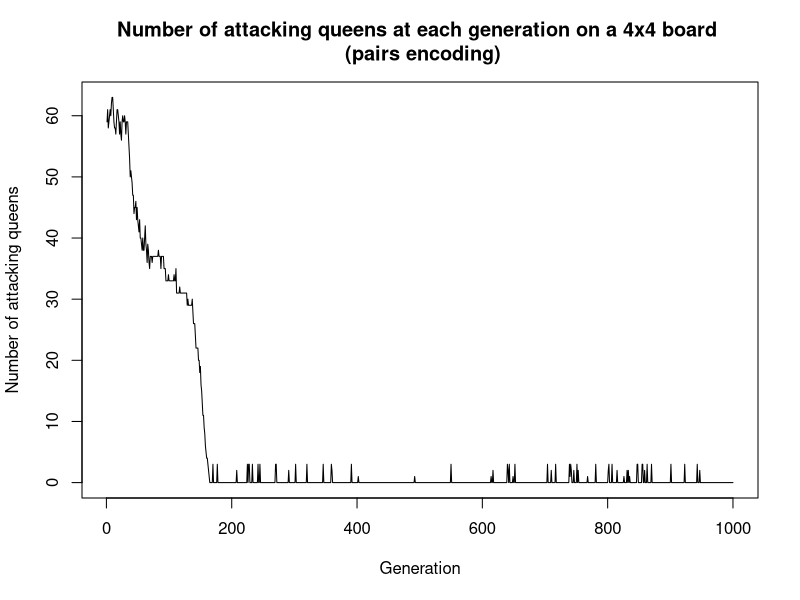
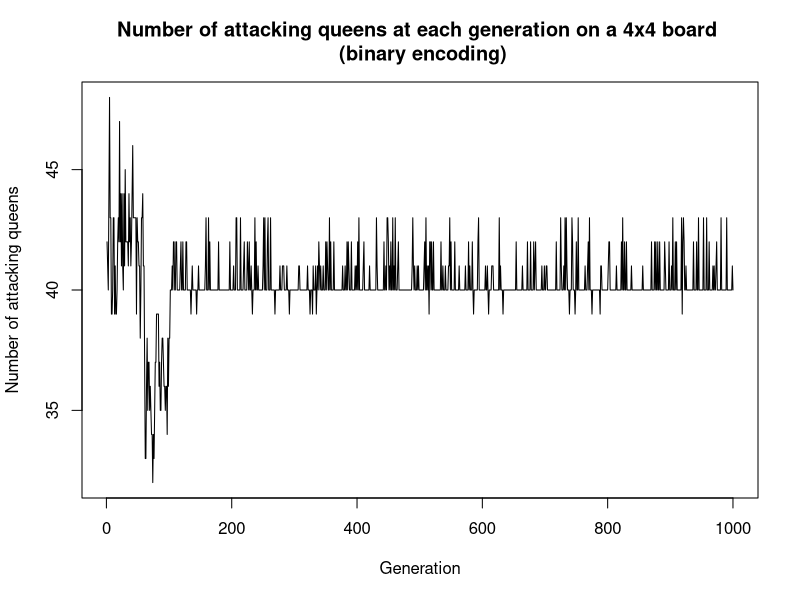
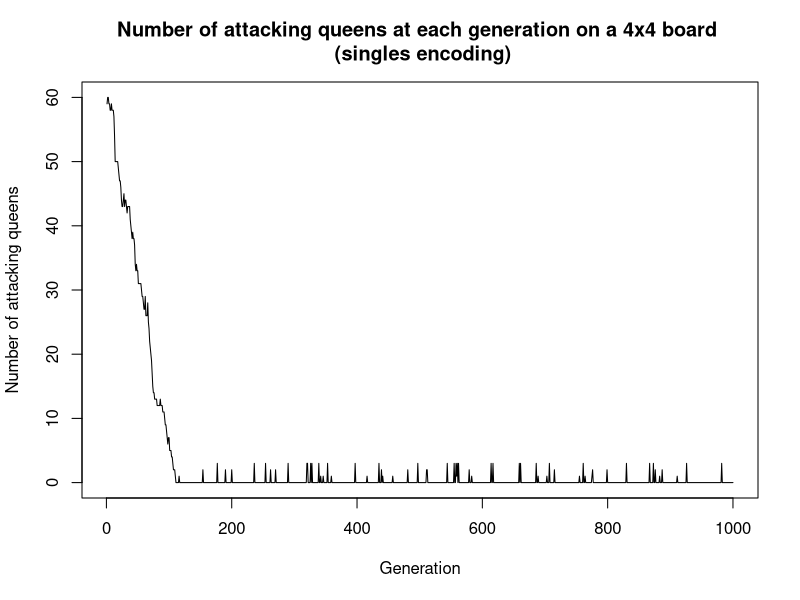
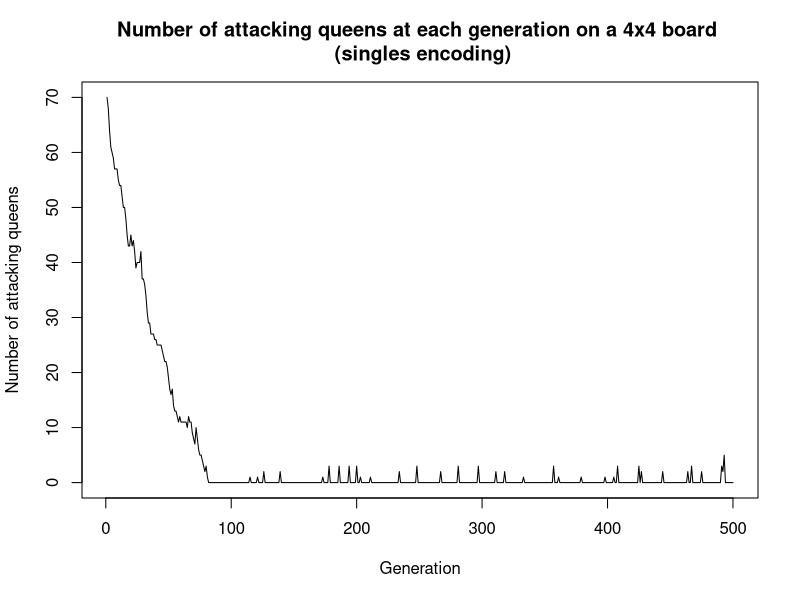
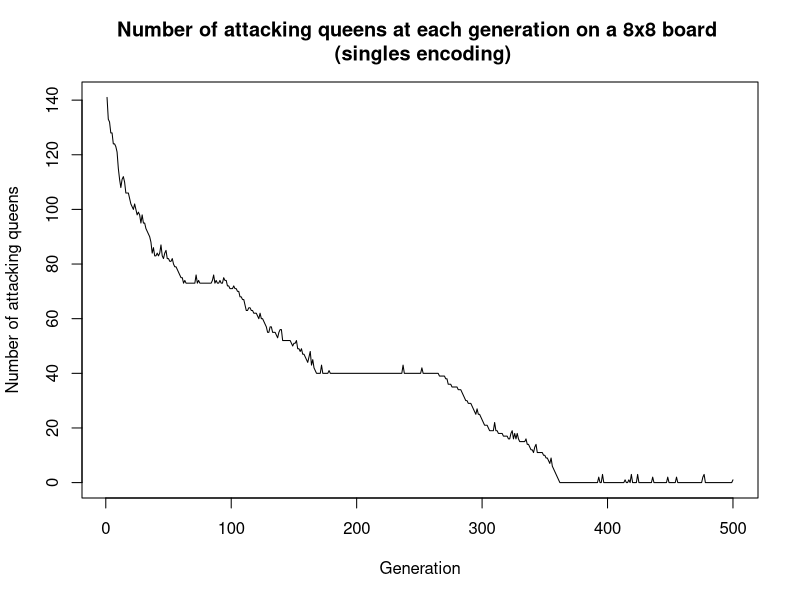
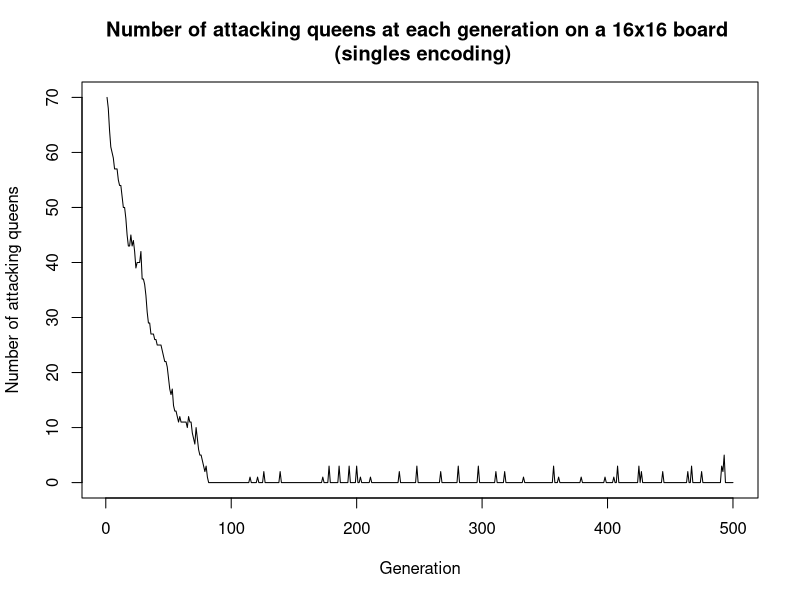
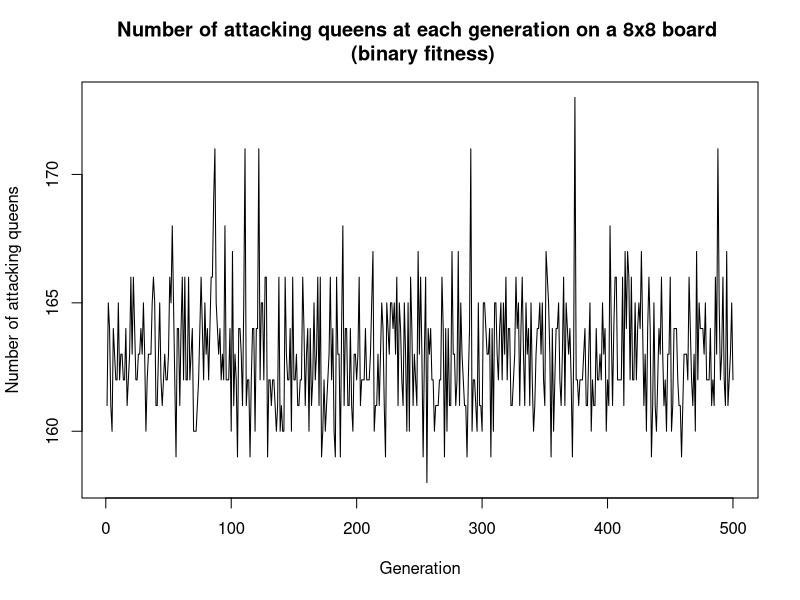
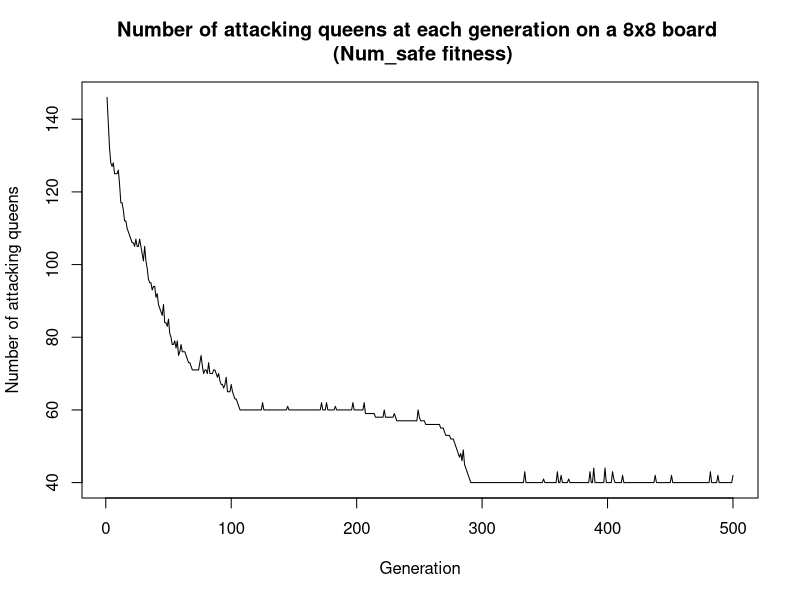

The R script that drew these images, in order: (Note: this script raises an error after producing the figures.)
## ---- chunk 1
knitr::opts_chunk$set(echo = FALSE, cache = TRUE)
## ---- chunk 2
BinToDec <- function(x){
  #https://stackoverflow.com/questions/12892348/convert-binary-string-to-binary-or-decimal-value
  sum(2^(which(rev(unlist(strsplit(as.character(x), "")) == 1))-1))
}

vizualize_board <- function(layout, n){
  #Given a layout, vizualizes the board
  if(typeof(layout) == "list" & is.null(ncol(layout))){
    #print("Binary")
    #Binary
    board <- matrix(nrow = n, ncol = n)
    #fill the board with 0s
    for (i in 1:nrow(board)){
      for (j in 1:ncol(board)){
        board[i,j] <- 0
      }
    }
    for (i in 1:n){
      board[i,BinToDec(layout[[i]])] <- 1
    }
    board <- t(board)
    #print(board)
  }else if(typeof(layout) == "integer" & is.null(ncol(layout))){
    #print("Singles")
    #Singles
    #fill the board with 0s
    board <- matrix(nrow = n, ncol = n)
    for (i in 1:n){
      for (j in 1:n){
        board[i,j] <- 0
      }
    }
    for (i in 1:n){
      board[i,layout[i]] <- 1
    }
    board <- t(board)
    #print(board)
  }else{
    #Pairs
    #print("Pairs")
    board <- matrix(nrow = n, ncol = n)
    #fill the board with 0s
    for (i in 1:nrow(board)){
      for (j in 1:ncol(board)){
        board[i,j] <- 0
      }
    }
    for (i in 1:nrow(layout)){
      board[layout[i,1], layout[i,2]] <- 1
    }
  }
  #Print the board in the console:
  for (i in 1:(nrow(board)*2)){
    cat("_")
  }
  cat("\n")
  for (i in 1:nrow(board)){
    cat("|")
    for (j in 1:ncol(board)){
      if(board[i,j] == 0){
        cat(" |")
      }else{
        cat("Q|")
      }
    }
    cat("\n")
  }
}
## ---- chunk 3
#################### PAIRS REPRESENTATION ####################

# Question 2 : Crossover

crossover <- function(layout1, layout2, p){
  #PAIRS (matrix)
  kid <- matrix(nrow = nrow(layout1), ncol = 2)
  for (i in 1:p){
    kid[i,] <- layout1[i,]
  }
  for (i in (p+1):nrow(layout2)){
    kid[i,] <- layout2[i,]
  }
  return(kid)
}

# Question 3 : Mutate

mutate <- function(layout,n){
  pair <- sample(n,1)
  layout[pair,1] <- sample(n,1)
  layout[pair,2] <- sample(n,1)
  #Disadvantages of this layout : can move to a location where there is already a queen 
  # --> Good or bad ? Good: simulate a queen "disappearing", bad: duplicates in the representation
  return(layout)
}

# Question 4 : Fitness

fitness <- function(layout, fitness_function, n){
  board <- matrix(nrow = n, ncol = n)
  #fill the board with 0s
  for (i in 1:n){
    for (j in 1:n){
      board[i,j] <- 0
    }
  }
  #fill the board with 1s where there are queens
  for (i in 1:n){
    board[layout[i,1], layout[i,2]] <- 1
  }
  #================================================================================
 #Convert the board to a list of coordinates 
  my_vec <- c()
  for(i in 1:n){
    for(j in 1:n){
      if(board[i,j]==1){
        my_vec <- c(my_vec, c(i,j))
      }
    }
  }
  if(length(my_vec) == 0){
    return(0)
  }
  points<-array( my_vec, dim=c(2,length(my_vec)/2))
  are_attacking_eachother <- function(Q1,Q2){
    #https://stackoverflow.com/questions/57239548/how-to-check-if-a-queen-is-under-attack-in-nqueens
    (Q1[1] == Q2[1] | Q1[2] == Q2[2] | Q1[1]-Q1[2] == Q2[1]-Q2[2] | Q1[1]+Q1[2] == Q2[1]+Q2[2])
  }
  fitness <- 0
  if(length(points)/2 == 1){
    if(fitness_function == "binary"){
      return(0)
    }else if(fitness_function == "num_safe"){
      return(1)
    }else{
      #number of attacking pairs
      return(0)
    }
  }else if(fitness_function == "binary"){
      for(queen in 1:((length(points)/2)-1)){
        for(other_queen in (queen+1):(length(points)/2)){
          Q1 <- c(points[1,queen], points[2,queen])
          Q2 <- c(points[1,other_queen], points[2,other_queen])
          if(are_attacking_eachother(Q1, Q2)){
            fitness <- 1
          }
        } 
      }
  }else if(fitness_function == "num_safe"){
    safe <- 0
     for(queen in 1:((length(points)/2)-1)){
        for(other_queen in (queen+1):(length(points)/2)){
          Q1 <- c(points[1,queen], points[2,queen])
          Q2 <- c(points[1,other_queen], points[2,other_queen])
          if(!are_attacking_eachother(Q1, Q2)){
            safe <- safe + 2
          }
        } 
     }
    #to scale to [0,1], we could divide by the max number of queens that can be safe
    fitness <- safe
  }else if(fitness_function == "num_attacking"){
    num_attacking <- 0
    for(queen in 1:((length(points)/2)-1)){
      for(other_queen in (queen+1):(length(points)/2)){
        Q1 <- c(points[1,queen], points[2,queen])
        Q2 <- c(points[1,other_queen], points[2,other_queen])
        if(are_attacking_eachother(Q1, Q2)){
          num_attacking <- num_attacking + 1
        }
      } 
    }
    fitness <- num_attacking
  }else{
      #(nC2 - number) of pairs of queens attacking each other.
      nc2 <- (n*(n-1)/2)
      num_attacking <- 0
      for(queen in 1:((length(points)/2)-1)){
        for(other_queen in (queen+1):(length(points)/2)){
          Q1 <- c(points[1,queen], points[2,queen])
          Q2 <- c(points[1,other_queen], points[2,other_queen])
          if(are_attacking_eachother(Q1, Q2)){
            fitness <- 1
          }
        } 
      }
      fitness <- (nc2 - num_attacking)
  }
  return(fitness)
}

# Question 5 : Genetic Algorithm

generate_random_layout_pairs <- function(n){
  pairs<-array(0, dim=c(n,2))
  for (i in 1:n){
    pairs[i,1] <- sample(n,1)
    pairs[i,2] <- sample(n,1)
  }
  return(pairs)
}

darwin_pairs <- function(n_generations, board_size, n_population, mutprob, fitness_function, crossover_p){
  ###### Initialization ######
  #generate random population
  population <- list()
  for(i in 1:n_population){
    population[[i]] <- generate_random_layout_pairs(board_size)
  }

  #calculate fitness of population
  fitnesses <- c()
  for(i in 1:n_population){
    fitnesses[i] <- fitness(population[[i]], fitness_function, board_size)
  }
  n_attacking_queens <- c()
  solutions <- list()
  ###### Genetic Algorithm ######
  for(generation in 1:n_generations){

    #Two individuals are randomly sampled from the current population, 
    # they are further used as parents
    parents <- sample(population, 2, replace = FALSE)

    #One individual with the smallest fitness is selected from the current population,
    # this will be the victim
    victim <- population[which.min(fitnesses)]
    victim_idx <- which.min(fitnesses)
    #The two sampled parents are to produce a kid by crossover
    kid <- crossover(parents[[1]], parents[[2]], p=crossover_p)

    #this kid should be mutated with probability mutprob
    if(runif(1) < mutprob){
      kid <- mutate(kid, board_size)
    }

    #The victim is replaced by the kid in the population
    population[[victim_idx]] <- kid

    #Do not forget to update the vector of fitness values of the population
    fitnesses[victim_idx] <- fitness(kid, fitness_function, board_size)

    #Remember the number of pairs of queens attacking each other at the given iteration
    attacking_queens <- 0
    for(i in 1:n_population){
      attacking_queens <- attacking_queens + fitness(population[[i]], "num_attacking", board_size)
      if(fitness(population[[i]], "num_attacking", board_size) == 0){
        solutions[[length(solutions)+1]] <- population[[i]]
      }
    }
    n_attacking_queens <- c(n_attacking_queens, attacking_queens)

  }
  return(list(n_attacking_queens = n_attacking_queens, solutions = solutions))
}

## ---- chunk 4
# Question 6 : Legal Configuration
res_pairs <- darwin_pairs(n_generations = 1000, 
                          board_size =  4, 
                          n_population = 20, 
                          mutprob = 0.1, 
                          fitness_function = "num_safe",
                          crossover_p = 2)

cat("found", length(res_pairs$solutions), "legal configurations \n")
cat("Example of a legal configuration : \n")
if(length(res_pairs$solutions) > 0){
  vizualize_board(res_pairs$solutions[[1]], 4)
}
## ---- chunk 5
# Question 7 : Plot
plot(res_pairs$n_attacking_queens, type="l", xlab="Generation", ylab="Number of attacking queens")
title("Number of attacking queens at each generation on a 4x4 board \n (pairs encoding)")

## ---- chunk 6
################### Binary Representation ###################

# Question 2 : Crossover

crossover <- function(layout1, layout2, p){
  #p < log2(n)/2
  kid <- list()
  for (i in 1:p){
    kid[[i]] <- layout1[[i]]
  }
  for (i in (p+1):length(layout2)){
    kid[[i]] <- layout2[[i]]
  }
  return(kid)
}

# Question 3 : Mutate

mutate <- function(layout,n){
    #randomly select a binary string
    binary_string <- sample(1:length(layout), 1)
    #randomly select a bit in the binary string
    bit <- sample(1:length(layout[[binary_string]]), 1)
    #flip the bit
    layout[[binary_string]][bit] <- abs(layout[[binary_string]][bit] - 1)
    return(layout)
}

# Question 4 : Fitness

fitness <- function(layout, fitness_function, n){
  #Very twisted and inefficient way of doing things, to be modified
  board <- matrix(nrow = n, ncol = n)
  #fill the board with 0s
  for (i in 1:nrow(board)){
    for (j in 1:ncol(board)){
      board[i,j] <- 0
    }
  }
  for (i in 1:length(layout)){
    board[i, BinToDec(layout[[i]])] <- 1
  }
  board <- t(board) 

  #================================================================================
  #At this point, the board var should contain a matrix on the state of the board, with 1s for queens and 0s for empty spaces
  #Convert the board to a list of coordinates 
  my_vec <- c()
  for(i in 1:n){
    for(j in 1:n){
      if(board[i,j]==1){
        my_vec <- c(my_vec, c(i,j))
      }
    }
  }
  if(length(my_vec) == 0){
    return(0)
  }
  points<-array( my_vec, dim=c(2,length(my_vec)/2))
  are_attacking_eachother <- function(Q1,Q2){
    #https://stackoverflow.com/questions/57239548/how-to-check-if-a-queen-is-under-attack-in-nqueens
    (Q1[1] == Q2[1] | Q1[2] == Q2[2] | Q1[1]-Q1[2] == Q2[1]-Q2[2] | Q1[1]+Q1[2] == Q2[1]+Q2[2])
  }
  fitness <- 0
  #If only one queen on the board:
  if(length(points)/2 <= 1){
    if(fitness_function == "binary"){
      return(0)
    }else if(fitness_function == "num_safe"){
      return(length(points)/2)
    }else{ #number of attacking pairs
      return(0)
    }
    
  }else if(fitness_function == "binary"){
      for(queen in 1:((length(points)/2)-1)){
        for(other_queen in (queen+1):(length(points)/2)){
          Q1 <- c(points[1,queen], points[2,queen])
          Q2 <- c(points[1,other_queen], points[2,other_queen])
          if(are_attacking_eachother(Q1, Q2)){
            fitness <- 1
          }
        } 
      }
  }else if(fitness_function == "num_safe"){
    safe <- 0
     for(queen in 1:((length(points)/2)-1)){
        for(other_queen in (queen+1):(length(points)/2)){
          Q1 <- c(points[1,queen], points[2,queen])
          Q2 <- c(points[1,other_queen], points[2,other_queen])
          if(!are_attacking_eachother(Q1, Q2)){
            safe <- safe + 2
          }
        } 
     }
    #to scale to [0,1], we can divide by the max number of queens that can be safe
    fitness <- safe
    
  }else if(fitness_function == "num_attacking"){
    num_attacking <- 0
    for(queen in 1:((length(points)/2)-1)){
      for(other_queen in (queen+1):(length(points)/2)){
        Q1 <- c(points[1,queen], points[2,queen])
        Q2 <- c(points[1,other_queen], points[2,other_queen])
        if(are_attacking_eachother(Q1, Q2)){
          num_attacking <- num_attacking + 1
        }
      } 
    }
    fitness <- num_attacking
  }else{
      #(nC2 - number) of pairs of queens attacking each other.
      nc2 <- (n*(n-1)/2)
      num_attacking <- 0
      for(queen in 1:((length(points)/2)-1)){
        for(other_queen in (queen+1):(length(points)/2)){
          Q1 <- c(points[1,queen], points[2,queen])
          Q2 <- c(points[1,other_queen], points[2,other_queen])
          if(are_attacking_eachother(Q1, Q2)){
            fitness <- 1
          }
        } 
      }
      fitness <- nc2 - num_attacking
  }
  return(fitness)
}

# Question 5 : Genetic Algorithm

generate_random_layout_binary <- function(n){
  #Only works for n powers of 2, otherwise it can produces queens outside of the board
  layout <- list()
  for (i in 1:n){
    layout[[i]] <- sample(0:1, ceiling(log2(n)), replace = TRUE)
  }
  return(layout)
}

darwin_bin <- function(n_generations, board_size, n_population, mutprob, fitness_function, crossover_p){

  #generate random population
  population <- list()
  for(i in 1:n_population){
    population[[i]] <- generate_random_layout_binary(board_size)
  }

  #calculate fitness of population
  fitnesses <- c()
  for(i in 1:n_population){
    fitnesses[i] <- fitness(population[[i]], fitness_function, board_size)
  }
  n_attacking_queens <- c()
  solutions <- list()
  ###### Genetic Algorithm ######
  for(generation in 1:n_generations){
    #Two individuals are randomly sampled from the current population, they are further used as parents
    parents <- sample(population, 2, replace = FALSE)

    #One individual with the smallest fitness is selected from the current population, this will be the victim
    victim <- population[which.min(fitnesses)][[1]]
    victim_idx <- which.min(fitnesses)

    #The two sampled parents are to produce a kid by crossover
    kid <- crossover(parents[[1]], parents[[2]], p=crossover_p)
    #this kid should be mutated with probability mutprob
    if(runif(1) < mutprob){
      kid <- mutate(kid, board_size)
    }
    #The victim is replaced by the kid in the population
  
    population[[victim_idx]] <- kid

    #Do not forget to update the vector of fitness values of the population
    fitnesses[victim_idx] <- fitness(kid, fitness_function, board_size)

  #Remember the number of pairs of queens attacking each other at the given iteration
    attacking_queens <- 0
    for(i in 1:n_population){
      attacking_queens <- attacking_queens + fitness(population[[i]], "num_attacking", board_size)
      if(fitness(population[[i]], "num_attacking", board_size) == 0){
        solutions[[length(solutions)+1]] <- population[[i]]
      }
    }
    n_attacking_queens <- c(n_attacking_queens, attacking_queens)

  }
  return(list(n_attacking_queens = n_attacking_queens, solutions = solutions))
}

## ---- chunk 7
# Question 6 : Legal Configuration
res_bin <- darwin_bin(n_generations = 1000, 
                          board_size =  4, 
                          n_population = 20, 
                          mutprob = 0.1, 
                          fitness_function = "num_safe",
                          crossover_p = 1) #Bin rep so 2bits only

cat("found", length(res_bin$solutions), "legal configurations \n")
cat("Example of a legal configuration : \n")
if(length(res_bin$solutions) > 0){
  vizualize_board(res_bin$solutions[[1]], 4)
}
## ---- chunk 8
# Question 7 : Plot
plot(res_bin$n_attacking_queens, type="l", xlab="Generation", ylab="Number of attacking queens")
title("Number of attacking queens at each generation on a 4x4 board \n (binary encoding)")

## ---- chunk 9
################### Singles Representation ###################

# Question 2 : Crossover

crossover <- function(layout1, layout2, p){
  kid <- c()
    for (i in 1:p){
      kid <- c(kid , layout1[i])
    }
    for (i in (p+1):length(layout2)){
      kid <- c(kid , layout2[i])
    }
    return(kid)
}

# Question 3 : Mutate

mutate <- function(layout,n){
    row <- sample(n,1)
    layout[row] <- sample(n,1)
    #Disadvantages of this method : a queen can only be moved within a column, and it can also not be moved at all
    return(layout)
}

# Question 4 : Fitness

fitness <- function(layout, fitness_function, n){
  #Very twisted and inefficient way of doing things, to be modified
  board <- matrix(nrow = n, ncol = n)
  #fill the board with 0s
  for (i in 1:n){
    for (j in 1:n){
      board[i,j] <- 0
    }
  }
  for (i in 1:n){
    board[i,layout[i]] <- 1
  }
  board <- t(board)
  #================================================================================
  #At this point, the board var should contain a matrix on the state of the board, with 1s for queens and 0s for empty spaces
  #Convert the board to a list of coordinates 
  my_vec <- c()
  for(i in 1:n){
    for(j in 1:n){
      if(board[i,j]==1){
        my_vec <- c(my_vec, c(i,j))
      }
    }
  }
  if(length(my_vec) == 0){
    return(0)
  }
  points<-array( my_vec, dim=c(2,length(my_vec)/2))
  are_attacking_eachother <- function(Q1,Q2){
    #https://stackoverflow.com/questions/57239548/how-to-check-if-a-queen-is-under-attack-in-nqueens
    (Q1[1] == Q2[1] | Q1[2] == Q2[2] | Q1[1]-Q1[2] == Q2[1]-Q2[2] | Q1[1]+Q1[2] == Q2[1]+Q2[2])
  }
  fitness <- 0
  #If only one queen on the board:
  if(length(points)/2 <= 1){
    if(fitness_function == "binary"){
      return(0)
    }else if(fitness_function == "num_safe"){
      return(length(points)/2)
    }else{ #number of attacking pairs
      return(0)
    }
  }else if(fitness_function == "binary"){
      for(queen in 1:((length(points)/2)-1)){
        for(other_queen in (queen+1):(length(points)/2)){
          Q1 <- c(points[1,queen], points[2,queen])
          Q2 <- c(points[1,other_queen], points[2,other_queen])
          if(are_attacking_eachother(Q1, Q2)){
            fitness <- 1
          }
        } 
      }
  }else if(fitness_function == "num_safe"){
    safe <- 0
     for(queen in 1:((length(points)/2)-1)){
        for(other_queen in (queen+1):(length(points)/2)){
          Q1 <- c(points[1,queen], points[2,queen])
          Q2 <- c(points[1,other_queen], points[2,other_queen])
          if(!are_attacking_eachother(Q1, Q2)){
            safe <- safe + 2
          }
        } 
     }
    #to scale to [0,1], we can divide by the max number of queens that can be safe
    fitness <- safe
  }else if(fitness_function == "num_attacking"){
    num_attacking <- 0
    for(queen in 1:((length(points)/2)-1)){
      for(other_queen in (queen+1):(length(points)/2)){
        Q1 <- c(points[1,queen], points[2,queen])
        Q2 <- c(points[1,other_queen], points[2,other_queen])
        if(are_attacking_eachother(Q1, Q2)){
          num_attacking <- num_attacking + 1
        }
      } 
    }
    fitness <- num_attacking
  }else{
      #(nC2 - number) of pairs of queens attacking each other.
      nc2 <- (n*(n-1)/2)
      num_attacking <- 0
      for(queen in 1:((length(points)/2)-1)){
        for(other_queen in (queen+1):(length(points)/2)){
          Q1 <- c(points[1,queen], points[2,queen])
          Q2 <- c(points[1,other_queen], points[2,other_queen])
          if(are_attacking_eachother(Q1, Q2)){
            fitness <- 1
          }
        } 
      }
      fitness <- (nc2 - num_attacking)
  }
  return(fitness)
}

# Question 5 : Genetic Algorithm

generate_random_layout_singles <- function(n){
  layout <- c()
  for (i in 1:n){
    layout[i] <- sample(1:n,1)
  }
  return(layout)
}

darwin_singles <- function(n_generations, board_size, n_population, mutprob, fitness_function, crossover_p){

  #generate random population
  population <- list()
  for(i in 1:n_population){
    population[[i]] <- generate_random_layout_singles(board_size)
  }

  #calculate fitness of population
  fitnesses <- c()
  for(i in 1:n_population){
    fitnesses[i] <- fitness(population[[i]], fitness_function, board_size)
  }
  n_attacking_queens <- c()
  solutions <- list()
  ###### Genetic Algorithm ######
  for(generation in 1:n_generations){
    #Two individuals are randomly sampled from the current population, they are further used as parents
    parents <- sample(population, 2, replace = FALSE)

    #One individual with the smallest fitness is selected from the current population, this will be the victim
    victim <- population[which.min(fitnesses)][[1]]
    victim_idx <- which.min(fitnesses)

    #The two sampled parents are to produce a kid by crossover
    kid <- crossover(parents[[1]], parents[[2]], p=crossover_p)
    #this kid should be mutated with probability mutprob
    if(runif(1) < mutprob){
      kid <- mutate(kid, board_size)
    }
    #The victim is replaced by the kid in the population
  
    population[[victim_idx]] <- kid

    #Do not forget to update the vector of fitness values of the population
    fitnesses[victim_idx] <- fitness(kid, fitness_function, board_size)

  #Remember the number of pairs of queens attacking each other at the given iteration
    attacking_queens <- 0
    for(i in 1:n_population){
      attacking_queens <- attacking_queens + fitness(population[[i]], "num_attacking", board_size)
      if(fitness(population[[i]], "num_attacking", board_size) == 0){
        solutions[[length(solutions)+1]] <- population[[i]]
      }
    }
    n_attacking_queens <- c(n_attacking_queens, attacking_queens)
  }
  return(list(n_attacking_queens = n_attacking_queens, solutions = solutions))
}

## ---- chunk 10
# Question 6 : Legal Configuration
res_sin <- darwin_singles(n_generations = 1000,
                          board_size = 4,
                          n_population = 20,
                          mutprob = 0.1,
                          fitness_function ="num_safe",
                          crossover_p = 2)

cat("found", length(res_sin$solutions), "legal configurations \n")
cat("Example of a legal configuration : \n")
if(length(res_sin$solutions) > 0){
  vizualize_board(res_sin$solutions[[1]], 4)
}
## ---- chunk 11
# Question 7 : Plot
plot(res_sin$n_attacking_queens, type = "l", xlab = "Generation", ylab = "Number of attacking queens")
title("Number of attacking queens at each generation on a 4x4 board \n (singles encoding)")
## ---- chunk 12

# n = 4
start_time <- Sys.time()
res_sin4 <- darwin_singles(n_generations = 500,
                           board_size = 4,
                           n_population = 20,
                           mutprob =0.1,
                           fitness_function = "num_safe",
                           crossover_p = 2)
end_time <- Sys.time()

cat("N = 4 : found", length(res_sin4$solutions), "legal configurations")
cat("\n")
cat("time taken:", end_time - start_time, "seconds")
cat("\n")
plot(res_sin4$n_attacking_queens, type = "l", xlab = "Generation", ylab = "Number of attacking queens")
title("Number of attacking queens at each generation on a 4x4 board \n (singles encoding)")

# n = 8
start_time <- Sys.time()
res_sin8 <- darwin_singles(n_generations = 500,
                           board_size = 8,
                           n_population = 20,
                           mutprob =0.1,
                           fitness_function = "num_safe",
                           crossover_p = 4)
end_time <- Sys.time()

cat("N = 8 : found", length(res_sin8$solutions), "legal configurations")
cat("\n")
cat("time taken:", end_time - start_time, "seconds")
cat("\n")
plot(res_sin8$n_attacking_queens, type = "l", xlab = "Generation", ylab = "Number of attacking queens")
title("Number of attacking queens at each generation on a 8x8 board \n (singles encoding)")

# n = 16
start_time <- Sys.time()
res_sin16 <- darwin_singles(n_generations = 500,
                           board_size = 16,
                           n_population = 20,
                           mutprob =0.1,
                           fitness_function = "num_safe",
                           crossover_p = 8)
end_time <- Sys.time()

cat("N = 16 : found", length(res_sin16$solutions), "legal configurations")
cat("\n")
cat("time taken:", end_time - start_time, "seconds")
cat("\n")
plot(res_sin4$n_attacking_queens, type = "l", xlab = "Generation", ylab = "Number of attacking queens")
title("Number of attacking queens at each generation on a 16x16 board \n (singles encoding)")

## ---- chunk 13

# Binary
start_time <- Sys.time()
res_sinA <- darwin_singles(n_generations = 500,
                           board_size = 8,
                           n_population = 20,
                           mutprob =0.1,
                           fitness_function = "binary",
                           crossover_p = 4)
end_time <- Sys.time()

cat("Binary: found", length(res_sinA$solutions), "legal configurations")
cat("\n")
cat("time taken:", end_time - start_time, "seconds")
cat("\n")
plot(res_sinA$n_attacking_queens, type = "l", xlab = "Generation", ylab = "Number of attacking queens")
title("Number of attacking queens at each generation on a 8x8 board \n (binary fitness)")

# Number of Safe Queens
start_time <- Sys.time()
res_sinB <- darwin_singles(n_generations = 500,
                           board_size = 8,
                           n_population = 20,
                           mutprob =0.1,
                           fitness_function = "num_safe",
                           crossover_p = 4)
end_time <- Sys.time()

cat("Num_safe : found", length(res_sinB$solutions), "legal configurations")
cat("\n")
cat("time taken:", end_time - start_time, "seconds")
cat("\n")
plot(res_sinB$n_attacking_queens, type = "l", xlab = "Generation", ylab = "Number of attacking queens")
title("Number of attacking queens at each generation on a 8x8 board \n (Num_safe fitness)")

# n = 16
start_time <- Sys.time()
res_sinC <- darwin_singles(n_generations = 500,
                           board_size = 8,
                           n_population = 20,
                           mutprob =0.1,
                           fitness_function = "other",
                           crossover_p = 4)
end_time <- Sys.time()

cat("nC2 - num_attacking : found", length(res_sinC$solutions), "legal configurations")
cat("\n")
cat("time taken:", end_time - start_time, "seconds")
cat("\n")
plot(res_sinC$n_attacking_queens, type = "l", xlab = "Generation", ylab = "Number of attacking queens")
title("Number of attacking queens at each generation on a 8x8 board \n (nC2 - num_attacking fitness)")

## ---- chunk 14

# mutprob= 0.1
start_time <- Sys.time()
res_sinA <- darwin_singles(n_generations = 1000,
                           board_size = 8,
                           n_population = 20,
                           mutprob =0.1,
                           fitness_function = "num_safe",
                           crossover_p = 4)
end_time <- Sys.time()

cat("mutprob= 0.1: found", length(res_sinA$solutions), "legal configurations")
cat("\n")
cat("time taken:", end_time - start_time, "seconds")
cat("\n")
plot(res_sinA$n_attacking_queens, type = "l", xlab = "Generation", ylab = "Number of attacking queens")
title("Number of attacking queens at each generation on a 8x8 board \n (mutprob= 0.1)")

# mutprob= 0.5
start_time <- Sys.time()
res_sinB <- darwin_singles(n_generations = 1000,
                           board_size = 8,
                           n_population = 20,
                           mutprob= 0.5,
                           fitness_function = "num_safe",
                           crossover_p = 4)
end_time <- Sys.time()

cat("mutprob= 0.5: found", length(res_sinB$solutions), "legal configurations")
cat("\n")
cat("time taken:", end_time - start_time, "seconds")
cat("\n")
plot(res_sinB$n_attacking_queens, type = "l", xlab = "Generation", ylab = "Number of attacking queens")
title("Number of attacking queens at each generation on a 8x8 board \n (mutprob= 0.5)")

# mutprob= 0.9
start_time <- Sys.time()
res_sinC <- darwin_singles(n_generations = 1000,
                           board_size = 8,
                           n_population = 20,
                           mutprob= 0.9,
                           fitness_function = "num_safe",
                           crossover_p = 4)
end_time <- Sys.time()

cat("mutprob= 0.9: found", length(res_sinC$solutions), "legal configurations")
cat("\n")
cat("time taken:", end_time - start_time, "seconds")
cat("\n")
plot(res_sinC$n_attacking_queens, type = "l", xlab = "Generation", ylab = "Number of attacking queens")
title("Number of attacking queens at each generation on a 8x8 board \n (mutprob= 0.9)")

## ---- chunk 15
# 2.1
data <- read.csv2("censoredproc.csv")

par(mfrow=c(1,3))

# histogram of all data
hist(as.numeric(data[,1]), freq=F, main="Histogram of all data")

# histogram of data with cens=1
hist(as.numeric(data[which(data[,2]==1),1]), freq=F, main="Histogram of cens=1 data")

# histogram of data with cens=2
hist(as.numeric(data[which(data[,2]==2),1]), freq=F, main="Histogram of cens=2 data")

print("min")
min(as.numeric(data[which(data[,2]==1),1]))
min(as.numeric(data[which(data[,2]==2),1]))
print("max")
max(as.numeric(data[which(data[,2]==1),1]))
max(as.numeric(data[which(data[,2]==2),1]))


## ---- chunk 16
# 2.4

# EM algorithm
get_Q <- function(lambda){
  n * log(lambda) - n + (m * log(lambda)) - lambda * m * (1/lambda) - 
    (sum(log(1-exp(-lambda*z))))
}

##################### Parameters #####################

# uncensored and censored number of observations
n <- length(which(data[,2]==1))
m <- length(which(data[,2]==2))

# uncensored and censored observations
x <- as.numeric(data[which(data[,2]==1),1]) #Uncensored observations
z <- as.numeric(data[which(data[,2]==2),1]) #Censored observations

c <- 0 # truncation point, "the product had already failed when checked upon"

# starting lambda value and stopping condition
lambda <- 100
epsilon <- 0.001 # stopping condition

k <- 1 # iteration counter 
max_k <- 100 # maximum number of iterations
lambdas <- lambda # vector of lambda values, starting with lambda_0
L <- c(-Inf) # loglik vector for stopping condition

####################### EM Algorithm ##############################

while(k < max_k){
  L <- c(L, get_Q(lambdas[k]))
  if(abs(L[k+1] - L[k]) < epsilon ){
    print(paste("EM algorithm stopped at lambda =", lambda, "after", k, "iterations"))
    break
  }
  lambda <- optim(lambda, get_Q, method="BFGS", control = list(fnscale=-1))[[1]]
  lambdas <- c(lambdas, lambda)
  k <- k +1
}

print(lambdas)
## ---- chunk 17
#2.5

lambda <- lambdas[length(lambdas)]

hist(as.numeric(data[,1]), freq=F, main="Histogram of all data")
curve(dexp(x, rate = lambda), from=0, to=10, col='blue', add=TRUE, lwd = 2)

hist(as.numeric(data[which(data[,2]==1),1]), freq=F, main="Histogram of cens=1 data")
curve(dexp(x, rate = lambda), from=0, to=10, col='blue', add=TRUE, lwd = 2)

## ---- chunk 18
#2.6

bootstrap <- matrix(NA, ncol = 2, nrow = 1000)
lambda_hat <- c()

n <- 1000

for (i in 1:n) {
  bootstrap[,1] <- rexp(n, lambda)
  bootstrap[,2] <- 1
  bootstrap[1:m,1] <- runif(m, 0, max(as.numeric(data[which(data[,2]==2),1])))
  bootstrap[1:m,2] <- 2
  lambda_hat[i] <- n/sum(bootstrap[(m+1):n,1])
}

EM_lambda_hat  <- c()

for(i in 1:1000){
  # uncensored and censored number of observations
  n <- length(which(bootstrap[,2]==1))
  m <- length(which(bootstrap[,2]==2))

  # uncensored and censored observations
  x <- as.numeric(bootstrap[which(bootstrap[,2]==1),1])
  z <- as.numeric(bootstrap[which(bootstrap[,2]==2),1])

  # starting lambda value and stopping condition
  lambda <- 100
  epsilon <- 0.001

  # EM algorithm
  get_Q <- function(lambda){
    (n * log(lambda)) - n + (m * log(lambda)) - lambda * m * ( 1/lambda) -
      (sum(log(1-exp(-lambda*z))))
  }

  k <- 1
  k_max <- 1000
  L2 <- c(-Inf)

  while(k < k_max){
    L2 <- c(L,get_Q(lambda)) # loglik
    if(abs(L2[k+1] - L2[k]) < epsilon){
      print(paste("EM algorithm stopped at lambda =", lambda, "after", 
                  k, "iterations"))
      break
    }
    lambda <- optim(lambda, get_Q, method="Brent")[[1]]
    k <- k +1
    EM_lambda_hat[i] <- lambda
  }
}

# lambda hat graphs
par(mfrow=c(2,1))
hist(lambda_hat_mle)
hist(lambda_hat_em)

# variances
var(lambda_hat_mle)
var(lambda_hat_em)
